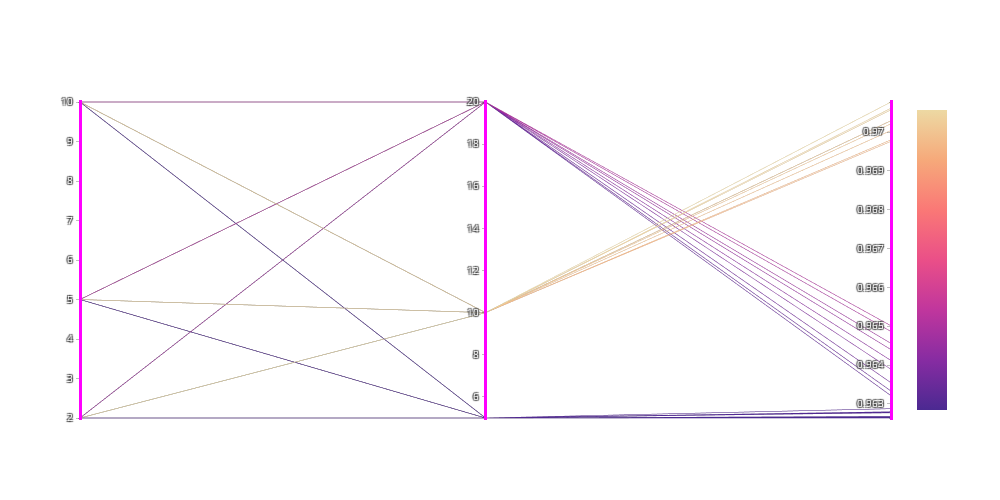

The code cell stored with this chart in its notebook:
### Markdown cell above
## Decision Tree Results for the Gridsearch Cross Validation

### Code cell
model_name: str = "decision_tree"
target_name: str = "mean_test_score"
parameters: list = ["min_samples_leaf", "max_depth", "mean_test_score"]
title_labels: list = [ "Min Samples Leaf", "Max Depth", "F1 Score"]

show_hyperparameter_combinations(model_name=model_name, parameters=parameters, title_labels=title_labels, target_name=target_name, size=(1000, 500), font_color="white", save=False)

### Figure 1 — Plotly figure (JSON) as saved in the notebook; plotly's stock layout.template omitted (floating-point values rounded to 4 significant figures)
{"data": [{"dimensions": [{"constraintrange": [0, 500], "label": "Min Samples Leaf", "range": [2, 10], "values": [2, 5, 10, 2, 5, 10, 2, 5, 10, 2, 5, 10, 2, 5, 10, 2, 5, 10, 2, 5, 10, 2, 5, 10, 2, 5, 10]}, {"constraintrange": [0, 500], "label": "Max Depth", "range": [5, 20], "values": [5, 5, 5, 10, 10, 10, 20, 20, 20, 5, 5, 5, 10, 10, 10, 20, 20, 20, 5, 5, 5, 10, 10, 10, 20, 20, 20]}, {"constraintrange": [0, 500], "label": "F1 Score", "range": [0.9626, 0.9708], "values": [0.9629, 0.9628, 0.9627, 0.9708, 0.9706, 0.9706, 0.9641, 0.965, 0.9649, 0.9628, 0.9627, 0.9626, 0.97, 0.9703, 0.9698, 0.9646, 0.9633, 0.9639, 0.9628, 0.9627, 0.9627, 0.9702, 0.9703, 0.9698, 0.9644, 0.9632, 0.9635]}], "line": {"cmax": 0.9708, "cmin": 0.9626, "color": [0.9629, 0.9628, 0.9627, 0.9708, 0.9706, 0.9706, 0.9641, 0.965, 0.9649, 0.9628, 0.9627, 0.9626, 0.97, 0.9703, 0.9698, 0.9646, 0.9633, 0.9639, 0.9628, 0.9627, 0.9627, 0.9702, 0.9703, 0.9698, 0.9644, 0.9632, 0.9635], "colorscale": [[0.0, "rgb(75, 41, 145)"], [0.1667, "rgb(135, 44, 162)"], [0.3333, "rgb(192, 54, 157)"], [0.5, "rgb(234, 79, 136)"], [0.6667, "rgb(250, 120, 118)"], [0.8333, "rgb(246, 169, 122)"], [1.0, "rgb(237, 217, 163)"]], "showscale": true}, "type": "parcoords"}], "layout": {"autosize": false, "font": {"color": "white"}, "height": 500, "paper_bgcolor": "rgba(0,0,0,0)", "plot_bgcolor": "rgba(0,0,0,0)", "width": 1000}}
